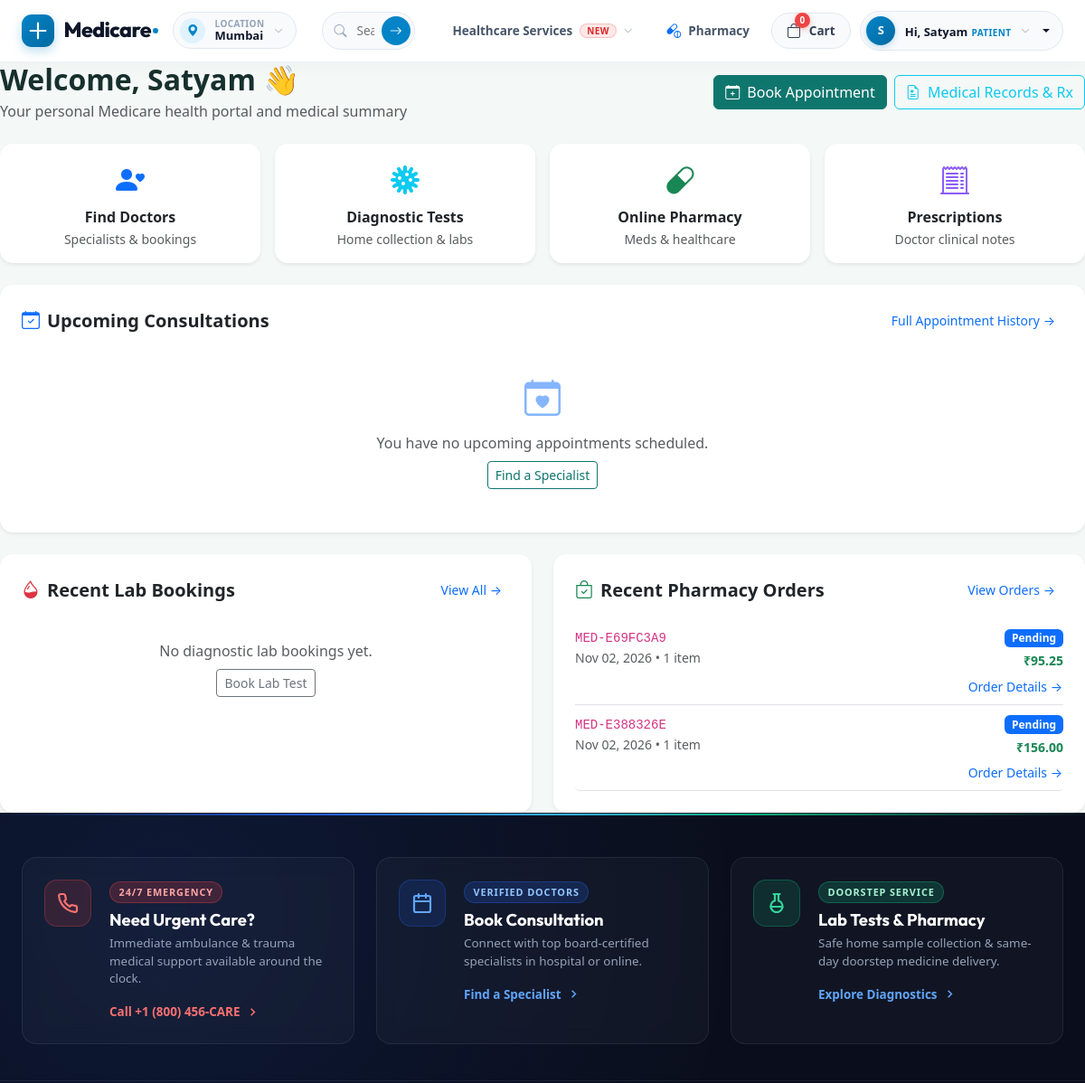
/dashboard/patient/ (signed in, upper part), run on an earlier commit of the app's database.
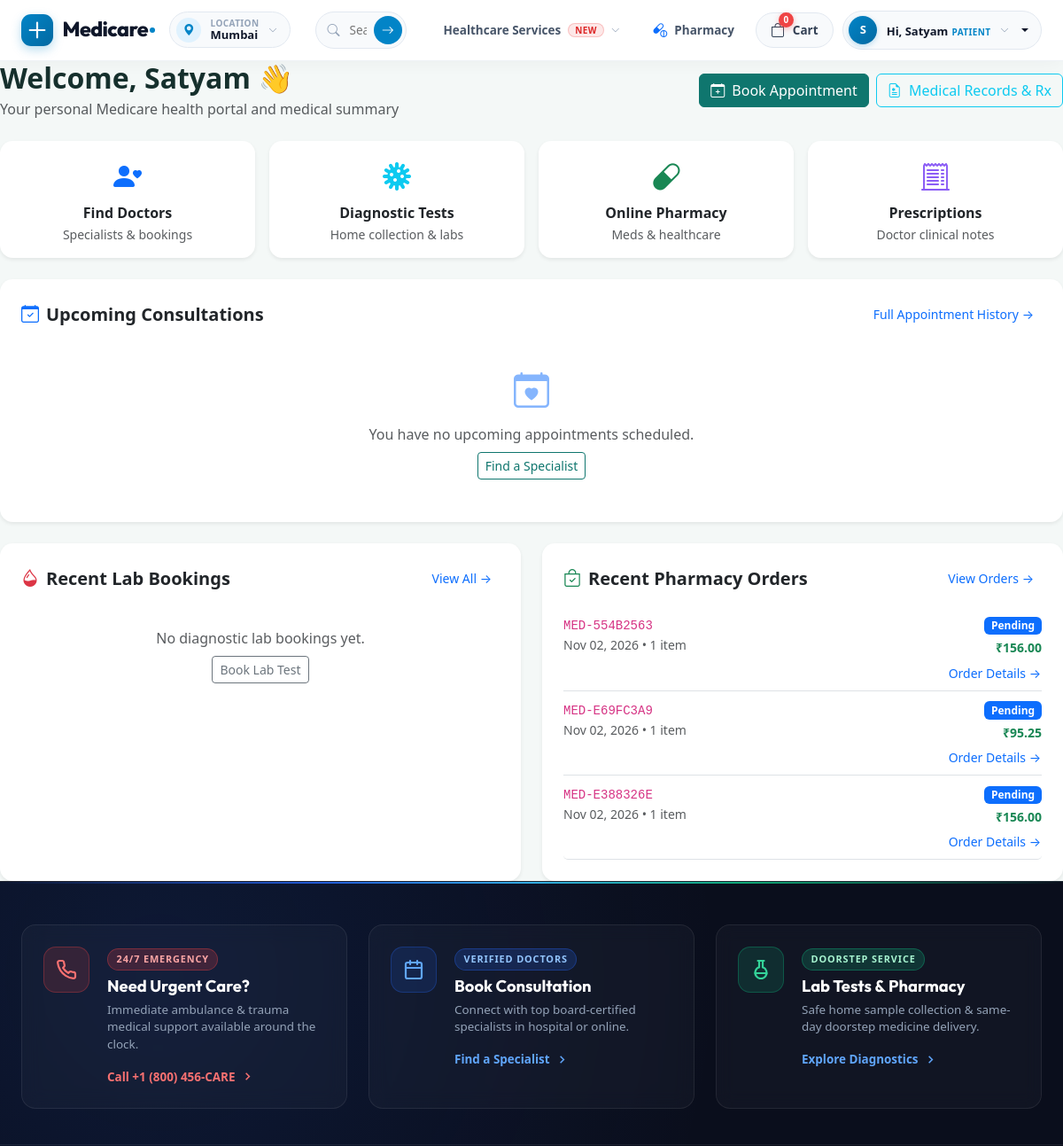
And on a later commit of the database.
### corepages/models.py (models this page shows, shortened)
class Order(models.Model):
    class Status(models.TextChoices):
        PENDING = 'PENDING', 'Pending'
        PROCESSING = 'PROCESSING', 'Processing'
        SHIPPED = 'SHIPPED', 'Shipped'
        DELIVERED = 'DELIVERED', 'Delivered'
        CANCELLED = 'CANCELLED', 'Cancelled'
    class PaymentStatus(models.TextChoices):
        PENDING = 'PENDING', 'Pending'
        PAID = 'PAID', 'Paid'
        COD = 'COD', 'Cash on Delivery'
        FAILED = 'FAILED', 'Failed'
        REFUNDED = 'REFUNDED', 'Refunded'
    class PaymentMethod(models.TextChoices):
        COD = 'COD', 'Cash on Delivery (Standard)'
        DEV_SANDBOX = 'DEV_SANDBOX', 'Simulated Card / Sandbox Mode'
    patient = models.ForeignKey(settings.AUTH_USER_MODEL, on_delete=models.SET_NULL, null=True, blank=True, related_name='orders')
    order_number = models.CharField(max_length=50, unique=True)
    full_name = models.CharField(max_length=150)
    email = models.EmailField()
    phone = models.CharField(max_length=20)
    shipping_address = models.CharField(max_length=255)
    city = models.CharField(max_length=100, default='New York')
    postal_code = models.CharField(max_length=20, blank=True)
    total_amount = models.DecimalField(max_digits=10, decimal_places=2)
    status = models.CharField(max_length=15, choices=Status.choices, default=Status.PENDING)
    payment_status = models.CharField(max_length=15, choices=PaymentStatus.choices, default=PaymentStatus.PENDING)
    payment_method = models.CharField(max_length=20, choices=PaymentMethod.choices, default=PaymentMethod.COD)
    notes = models.TextField(blank=True)
    created_at = models.DateTimeField(auto_now_add=True)
    updated_at = models.DateTimeField(auto_now=True)
    class Meta:
        ordering = ['-created_at']

### corepages/views.py (the view)
# urls.py: path('dashboard/patient/', views.patient_dashboard, name='patient_dashboard'),
@patient_required
def patient_dashboard(request):
    user = request.user
    appointments = Appointment.objects.filter(patient=user).select_related('doctor__user', 'doctor__department')[:5]
    upcoming_count = Appointment.objects.filter(
        patient=user, status__in=[Appointment.Status.PENDING, Appointment.Status.CONFIRMED]
    ).count()
    recent_lab_bookings = LabBooking.objects.filter(patient=user).select_related('test')[:4]
    recent_orders = Order.objects.filter(patient=user).order_by('-created_at')[:4]
    recent_prescriptions = Prescription.objects.filter(patient=user).select_related('doctor__user')[:3]
    return render(request, 'corepages/patient_dashboard.html', {
        'appointments': appointments,
        'upcoming_count': upcoming_count,
        'recent_lab_bookings': recent_lab_bookings,
        'recent_orders': recent_orders,
        'recent_prescriptions': recent_prescriptions,
    })

### accounts/models.py (called while the page is built)
    def is_patient_role(self):
        return self.role == self.Role.PATIENT

### templates/corepages/patient_dashboard.html (shortened to what the changed rows need)
{% extends 'base.html' %}
{% block content %}
<div class="d-flex justify-content-between align-items-center mb-4 flex-wrap gap-2">
  <div>
    <h2 class="fw-bold mb-1">Welcome, {{ user.first_name|default:user.username }} 👋</h2>
  </div>
</div>
<div class="row g-4">
  <div class="col-lg-6">
    <div class="card card-hospital p-4 border-0 shadow-sm h-100">
      {% if recent_orders %}
        <div class="list-group list-group-flush">
          {% for order in recent_orders %}
            <div class="list-group-item px-0 py-2 border-bottom">
              <div class="d-flex justify-content-between align-items-start">
                <div>
                  <code>{{ order.order_number }}</code>
                  <div class="text-muted small">
                    {{ order.created_at|date:"M d, Y" }} &bull; {{ order.items.count }} item{{ order.items.count|pluralize }}
                  </div>
                </div>
                <div class="text-end">
                  <span class="badge {% if order.status == 'DELIVERED' %}bg-success{% elif order.status == 'CANCELLED' %}bg-danger{% else %}bg-primary{% endif %}">
                    {{ order.get_status_display }}
                  </span>
                  <div class="fw-bold text-success small mt-1">₹{{ order.total_amount }}</div>
                </div>
              </div>
              <div class="text-end mt-1">
                <a href="{% url 'corepages:order_detail' order.id %}" class="btn btn-link btn-sm p-0 text-decoration-none">Order Details &rarr;</a>
              </div>
            </div>
          {% endfor %}
        </div>
      {% else %}
        <div class="text-center py-4 text-muted">
          <p class="mb-2">No pharmacy orders placed yet.</p>
          <a href="{% url 'corepages:pharmacy_list' %}" class="btn btn-outline-secondary btn-sm">Visit Pharmacy</a>
        </div>
      {% endif %}
    </div>
  </div>
</div>
{% endblock %}

What changed in the data, as far as the page shows it:
added Order: order_number "MED-554B2563", created_at "Nov 02, 2026", items.count "1", status "Pending", total_amount "156.00"
